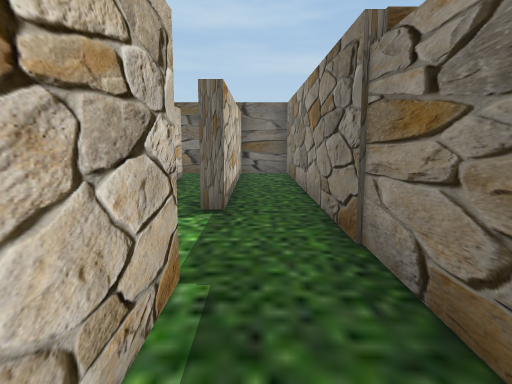
View 1 (above)

17 first-person views from a walk through a scene from a Unity 3-D project. The camera is 1.4 m above the floor, tilts 8° down and sees 70° across. The floor is counted in squares, 1 m on a side. Each view is taken from the middle of a square. On the plan, view 1 faces up. The plan holds only what a view shows up to about 16 squares ahead; the rest is blank. The place goes on beyond the plan. The player is left out. Some animated figures are not drawn.

View 2
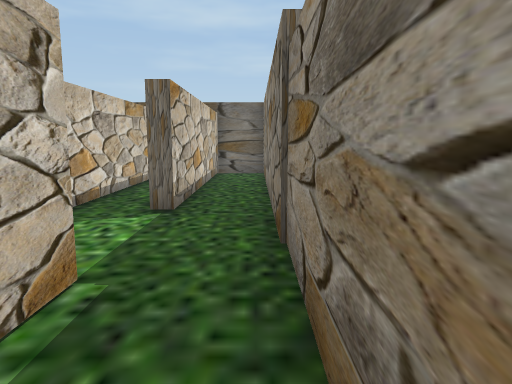

View 3
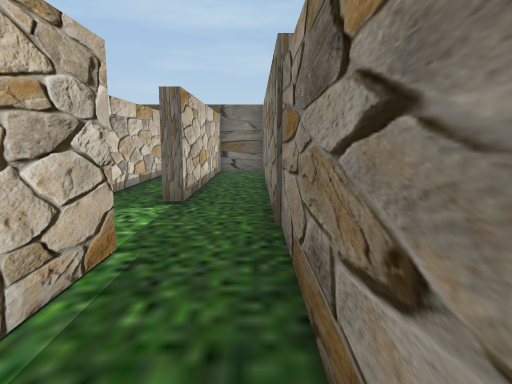

View 4
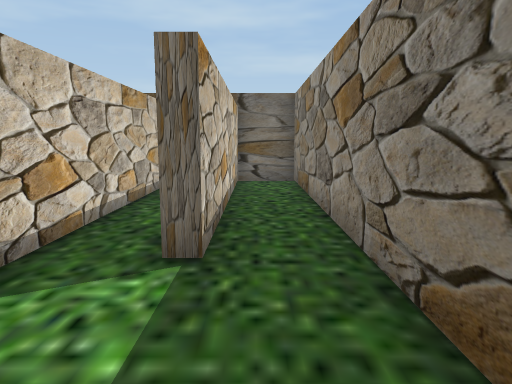

View 5
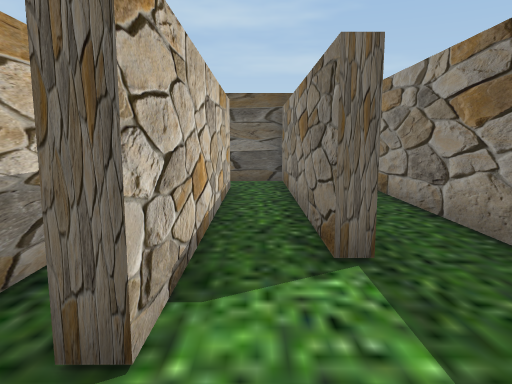

View 6
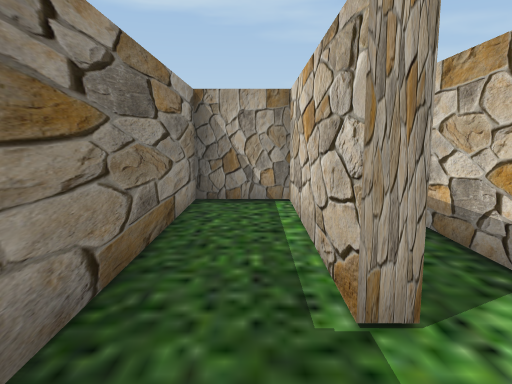

View 7
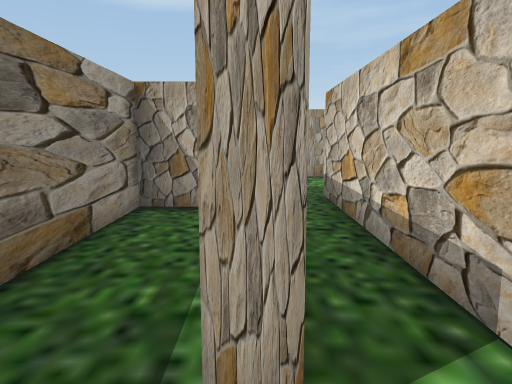

View 8
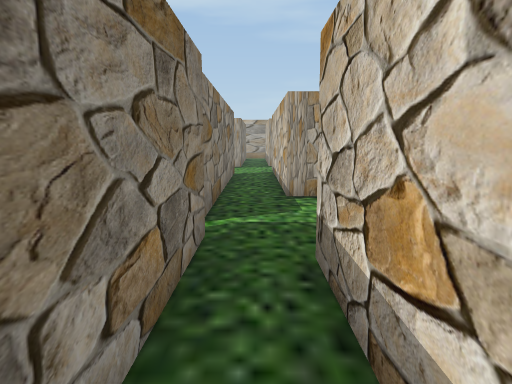

View 9
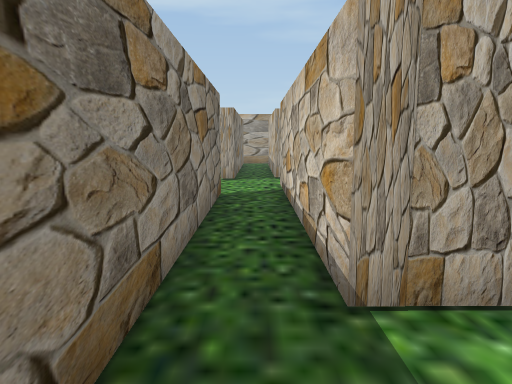

View 10
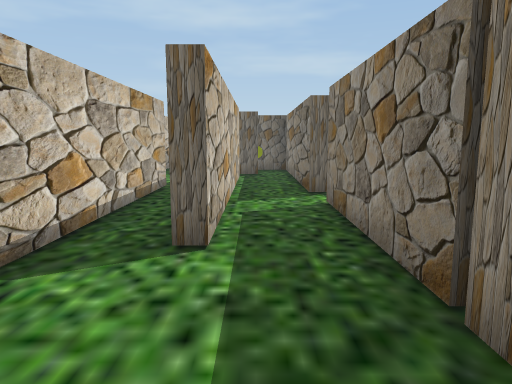

View 11
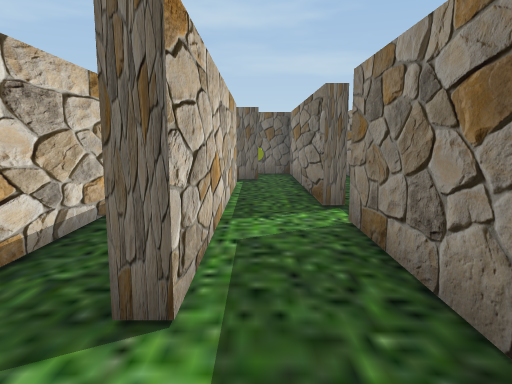

View 12
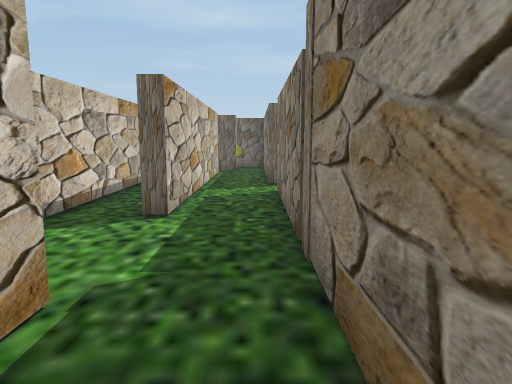

View 13
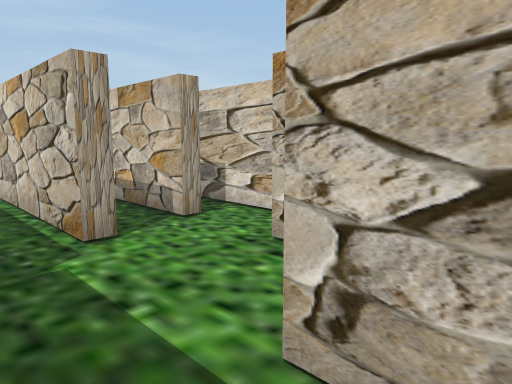

View 14
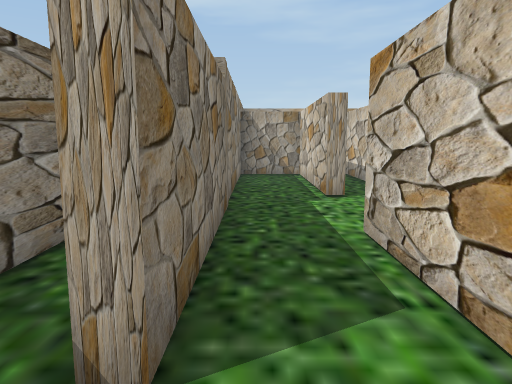

View 15
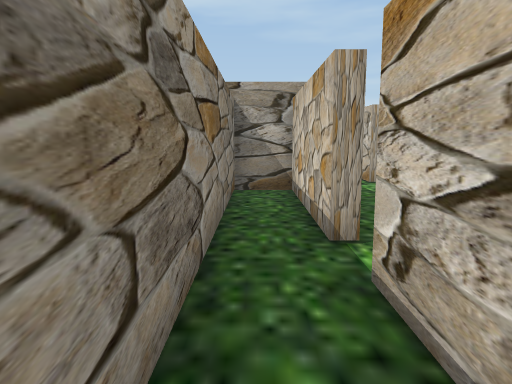

View 16
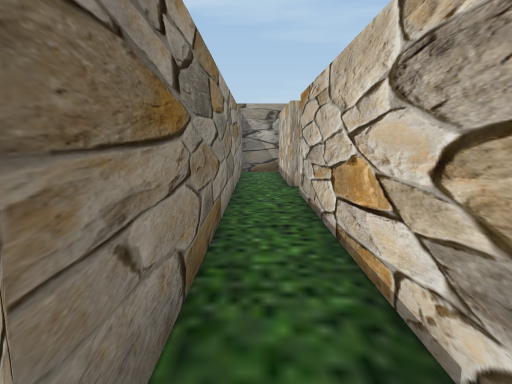

View 17
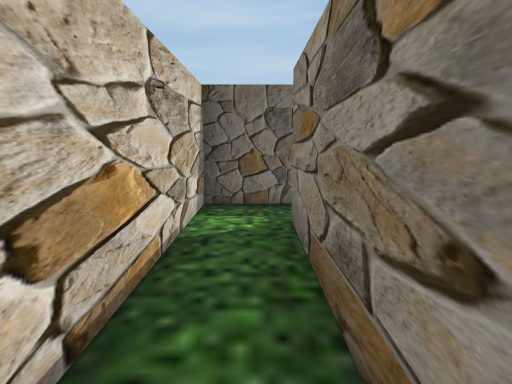

### Floor plan
Points are (right, up) in squares from view 1. A wall is a line through its corners. A room is listed if a view was taken in it or the views show most of it. See-through windows are left out.
Room 1 (views 1, 2, 3, 4, 6, 7)
walls: (-1.2, 3.4) (-0.6, 3.4) (-0.6, -2.5); (-2.7, 13.8) (-2.7, 5.1) (-3.2, 5.1); (-0.9, -2.4) (1.4, -2.4) (1.4, 15.8) (-0.6, 15.8) (-0.6, 7.1) (-1.1, 7.1) (-1.1, 15.8) (-3.2, 15.8)
ways out: opening at (-2, 3) to room 2; opening at (-3.5, 15)
Room 2 (views 5, 8, 9)
walls: (-1.1, -5.2) (-1.1, -0.9); (-1.1, -8.4) (-1.1, -6.2); (-4.1, -8.9) (-2.7, -8.9); (-2.7, 2.8) (-2.7, -4.1)
ways out: opening at (-2, 3) to room 1; opening at (-2, -8) to room 3; opening at (-1, -6) to room 3; opening at (-4, -7.5)
Room 3 (views 10, 11, 12, 13, 14)
walls: (1.9, -10.4) (1.4, -10.4) (1.4, -2.9) (0.1, -2.9); (-1.2, -19.1) (-0.6, -19.1) (-0.6, -22.5); (-2.7, -8.9) (-2.7, -17.5); (-3.1, -19.6) (-2.7, -19.6) (-2.7, -22.5); (-4.3, -18.8) (-4.3, -21.2); (-0.6, -6.1) (-0.6, -15.4) (-1.1, -15.4) (-1.1, -8.4); (1.6, -22.4) (1.6, -11.9) (1.9, -11.9); (0.1, -5.1) (-0.7, -5.1)
ways out: opening at (-2, -8) to room 2; opening at (-1, -6) to room 2; opening at (2, -11) to room 4
objects: other object (0, -4)
Room 4 (views 15, 16, 17)
walls: (1.9, -11.9) (1.9, -17.2); (3.9, -0.2) (1.9, -0.2) (1.9, -10.4); (1.5, -17.4) (3.6, -17.4) (3.6, -1.8)
ways out: opening at (2, -11) to room 3

Positions as (right, up) in squares from view 1, and headings:
1: (0, 0), facing up
2: (1, 0), facing up
3: (1, -1), facing up
4: (0, 3), facing up
5: (-2, 3), facing up
6: (0, 6), facing down
7: (-1, 5), facing down
8: (-2, 0), facing down
9: (-2, -6), facing down
10: (0, -20), facing up
11: (0, -18), facing up
12: (1, -22), facing up
13: (1, -14), facing down-left
14: (1, -10), facing down
15: (3, -7), facing down
16: (3, -1), facing down
17: (3, -8), facing up
